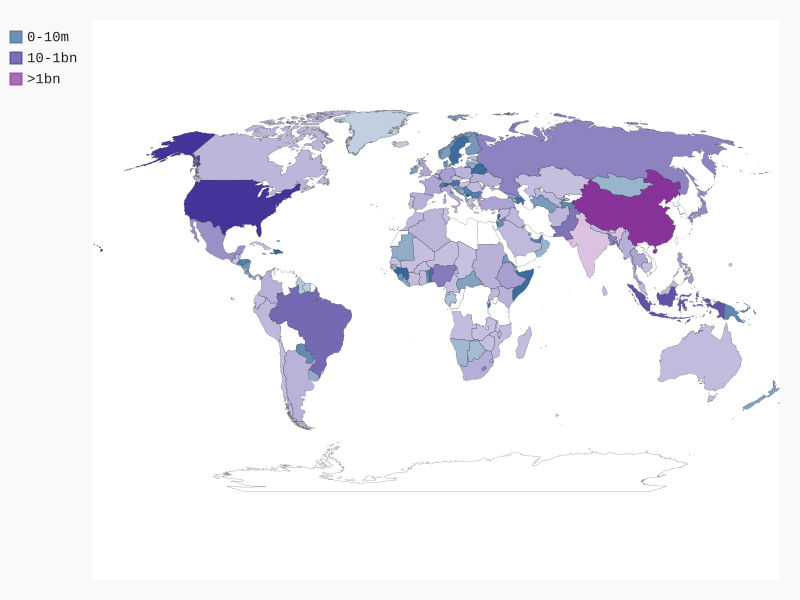

Reproduce this figure in Python.
import json

import pygal
from pygal.style import RotateStyle

from country_codes import get_country_code

filename = 'population_data.json'
with open(filename) as f:
	pop_data = json.load(f)

#创建一个包含人口数量的字典
cc_populations = {}

for pop_dict in pop_data:
	if pop_dict['Year'] == '2010':
		country_name = pop_dict['Country Name']
		population = int(float(pop_dict['Value']))
		
		#国别码
		code = get_country_code(country_name)
		if code:
			cc_populations[code] = population


#根据人口数量将所有国家分成三组
cc_pops_1, cc_pops_2, cc_pops_3 = {}, {}, {}
for cc, pop in cc_populations.items():
	if pop < 10000000:
		cc_pops_1[cc] = pop
	elif pop < 1000000000:
		cc_pops_2[cc] = pop 
	else:
		cc_pops_3[cc] = pop

wm = pygal.maps.world.World()
wm.title = 'World population in 2010, by Country'

#设置样式
wm_style = RotateStyle('#336699')
wm = pygal.maps.world.World(style=wm_style) 

#添加数据
wm.add('0-10m', cc_pops_1)
wm.add('10-1bn', cc_pops_2)
wm.add('>1bn', cc_pops_3)

wm.render_to_file('world_population.svg')
